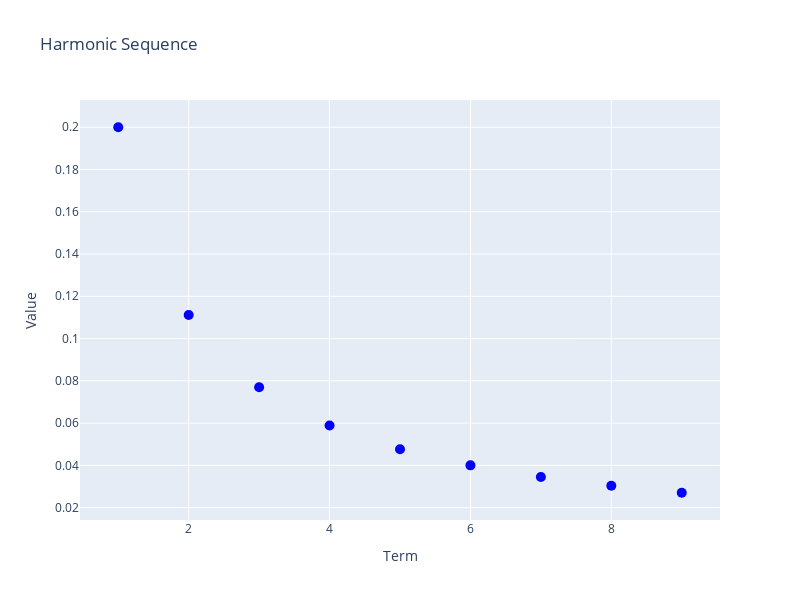

Here is the notebook cell this chart was saved with:
### Code cell
trace = go.Scatter(x = x, y = y, name = "Sequence", mode = "markers", marker = dict(size = 10, color = "blue"))

fig = go.Figure(data = [trace], layout = dict(title = "Harmonic Sequence", 
                                              xaxis = dict(title = "Term"), yaxis = dict(title = "Value"),
                                             height = 600, width = 800))

fig.show()

### Figure 1 — Plotly figure (JSON) as saved in the notebook; plotly's stock layout.template omitted (floating-point values rounded to 4 significant figures)
{"data": [{"marker": {"color": "blue", "size": 10}, "mode": "markers", "name": "Sequence", "type": "scatter", "x": [1, 2, 3, 4, 5, 6, 7, 8, 9], "y": [0.2, 0.1111, 0.07692, 0.05882, 0.04762, 0.04, 0.03448, 0.0303, 0.02703]}], "layout": {"height": 600, "title": {"text": "Harmonic Sequence"}, "width": 800, "xaxis": {"autorange": true, "range": [0.457, 9.543], "title": {"text": "Term"}, "type": "linear"}, "yaxis": {"autorange": true, "range": [0.01413, 0.2129], "title": {"text": "Value"}, "type": "linear"}}}
